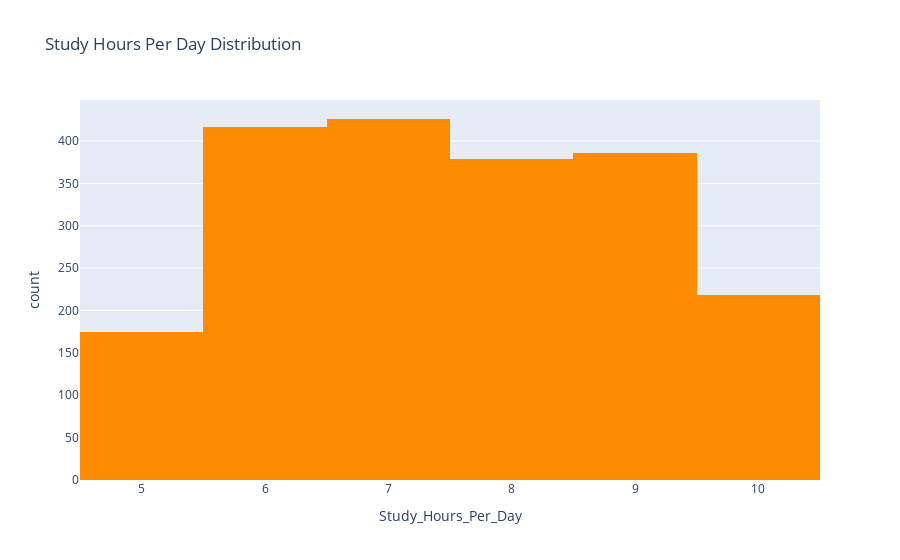

Notebook code for this chart:
### Code cell
#histogram
fig_hist = px.histogram(
    df,
    x='Study_Hours_Per_Day',
    nbins=10,
    title='Study Hours Per Day Distribution',
    color_discrete_sequence=['darkorange']
)
fig_hist.show()

### Figure 1 — Plotly figure (JSON) as saved in the notebook; plotly's stock layout.template omitted (floating-point values rounded to 4 significant figures; data arrays with more than 128 entries replaced by an {"elided": "..."} marker saying what was removed)
{"data": [{"bingroup": "x", "hovertemplate": "Study_Hours_Per_Day=%{x}<br>count=%{y}<extra></extra>", "legendgroup": "", "marker": {"color": "darkorange", "pattern": {"shape": ""}}, "name": "", "nbinsx": 10, "orientation": "v", "showlegend": false, "type": "histogram", "x": {"elided": "2000 float values"}, "xaxis": "x", "yaxis": "y"}], "layout": {"autosize": true, "barmode": "relative", "legend": {"tracegroupgap": 0}, "title": {"text": "Study Hours Per Day Distribution"}, "xaxis": {"anchor": "y", "autorange": true, "domain": [0, 1], "range": [4.5, 10.5], "title": {"text": "Study_Hours_Per_Day"}, "type": "linear"}, "yaxis": {"anchor": "x", "autorange": true, "domain": [0, 1], "range": [0, 448.4], "title": {"text": "count"}}}}
